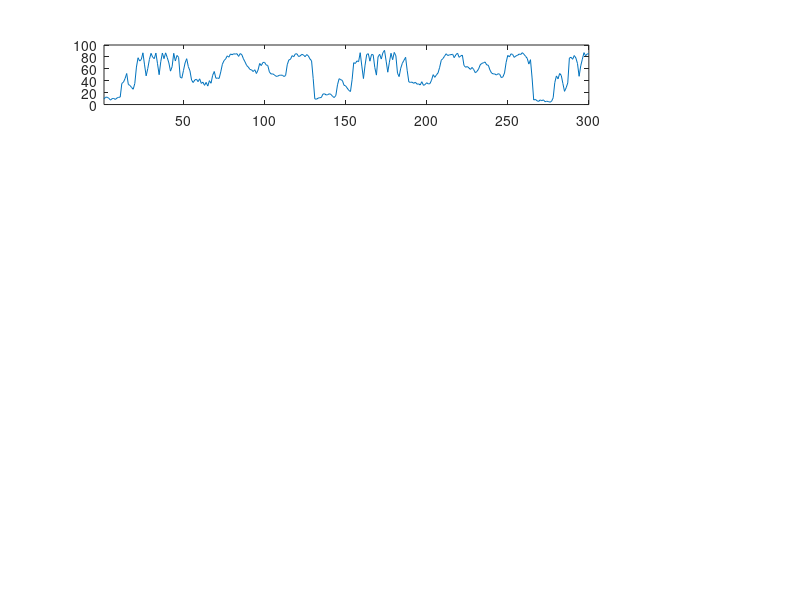

MATLAB code for this plot: (Note: this script raises an error after producing the figure.)
function [Clustering] = ClusteringML(TS, MM, MaxStep)
% creat and add
if (~exist('MaxStep','var')), MaxStep=100; end;
% d=load('Winding_data.txt');
% TS=d(:,1);
TS=load('Bird_MFCC.txt');
TS=[TS;TS;TS;TS;TS;TS;TS;TS];
TS=[TS;TS];
wL = int64(300);
%TS=TS(1:wL);
MM=[55:5:80];

TS = TS(:)';
%clc;
t_ref0 = cputime;
h = subplot(5,5,1:4);
W = double(wL);
rate=0;

%hold (h, 'on');

Mark = zeros(1,length(TS));
Cluster = [];
ClusterPath = {};
Cost_Add = [inf 0 0 0];
ActionList(1,:) = [0 0 0];

% Initial Motif variable
for k=1:length(MM)
    Motif(k,:) = [inf 0 0 MM(k)];
end

step=1;
s=1;

while ((s+W)<length(TS))
    e=s+W;
    NoMotif(1:length(MM)) = false;
    while (step<100) %% Fix at most 100 steps
        plot(h,(s:e-1),TS(s:e-1));
        xlim(h,[s,e-1]);
        disp(sprintf(' ===== Step %d ======',step));
        t_ref1 = cputime;
        
        disp(' -- Create New Cluster --');
        %%% Motif Discovery %%%
        m_index = 0;
        for k=1:length(MM)
            M=MM(k);
            if (k>1),
                if (NoMotif(k-1)==true),
                    NoMotif(k)=true;
                end
            end
            
            if ( NoMotif(k) == true)
                Cost_Create(k) = inf;
                fprintf('No more motif of length:%d\n',M);
            else
                if (Motif(k,1)==inf)
                    fprintf('Finding motif of length:%d .... ',M);
                    t_ref = cputime;
                    TTS=TS(s:e-1);
                    MMark=Mark(s:e);
                    motif = MK_Motif(TTS,M,MMark);
                    Motif(k,:) = [motif, M];
                    Motif(k,2)=Motif(k,2)+s-1;
                    Motif(k,3)=Motif(k,3)+s-1;
                    if (Motif(k,1)==inf)
                        NoMotif(k)=true;
                    end
                    fprintf('motif ED:%.2f @[%d, %d]   Finish in %.2f sec\n',motif(1,1),motif(1,2),motif(1,3),cputime-t_ref);
                else
                    disp(sprintf('Motif of length:%d  is ready.',M));
                end
                % To find this best pair, we treat one motif as a hypothesis and
                % see how well it encodes the other
                [Cost_Create(k)]= CostIfCreate(TS,Mark,Cluster,Motif(k,:));
                
            end
        end
        [cost_create m_index] = min(Cost_Create);
        
        
        disp(' -- Add to current Cluster --');
        Cost_Add(:,1) = inf;
        cost_add=inf;
        [Cost_Add] = CostIfAddML(TS,Mark,Cluster,Cost_Add,MM,s,e);
        % Cost_Add(:,2)=Cost_Add(:,2)+step;
        [cost_add a_index] = min(Cost_Add(:,1));
        
        
        disp(' -- Merge 2 Clusters --');
        cost_merge=inf;
        
        [cost_merge TmpCluster MergeInfo] = CostIfMergeML(TS,Mark,Cluster);
        
        
        min_cost = min([cost_create, cost_add, cost_merge]);
        
        if (min_cost == inf || min_cost>0),
            break;
        end
        
        if (cost_create == min_cost)
            M = MM(m_index);
            
            [Cluster Mark] = CreateNewCluster(TS,Mark,Cluster,Motif(m_index,:));
            ActionListML(step,:)=[1 Motif(m_index,2) Motif(m_index,3) M];
            disp(sprintf('Choost to Create Cluster    from Motif Len:%d, pos1:%d, pos2:%d',M,Motif(m_index,2),Motif(m_index,3)));
            
            Cluster(length(Cluster)).cost=cost_create;
            hold(h, 'on');
            plot(h,(Motif(1,2):Motif(1,2)+Motif(1,4)-1),TS(Motif(1,2):(Motif(1,2)+Motif(1,4)-1)),'r','LineWidth',2);
            plot(h,(Motif(1,3):Motif(1,3)+Motif(1,4)-1),TS(Motif(1,3):(Motif(1,3)+Motif(1,4)-1)),'r','LineWidth',2);
            
        elseif (cost_add == min_cost)
            pos = Cost_Add(a_index,2);
            cid = Cost_Add(a_index,3);
            M   = Cost_Add(a_index,4);
            [Cluster Mark] = AddToCluster(TS,Mark,Cluster,pos,cid,M);
            ActionListML(step,:)=[2 pos cid M];
            
            Cluster(cid).cost=cost_add;
            hold(h, 'on');
            plot(h,(pos:pos+M-1),TS(pos:pos+M-1),'r','LineWidth',2);
            
            disp('Choose to Add ');
        elseif (cost_merge == min_cost)
            Cluster = TmpCluster;
            cid1=MergeInfo(1);
            cid2=MergeInfo(2);
            M   =MergeInfo(3);
            
            ActionListML(step,:)=[3 cid1 cid2 M];
            disp('Choose to Merge 2 Clusters');
        end
        
        
        
        
        ActionListML(step,:)=[1 Motif(m_index,2) Motif(m_index,3) M];
        disp(sprintf('Choost to Create Cluster    from Motif Len:%d, pos1:%d, pos2:%d',M,Motif(m_index,2),Motif(m_index,3)));
        
        
        
        %%% Before starting next round - Remove motif
        % % Remove the motifs if the positions inside them are already used
        for k=1:length(MM)
            if (Motif(k,1)~=inf)
                a=Motif(k,2);
                b=Motif(k,3);
                M=Motif(k,4);
                %%%%%%%%%% Better to change here %%%%%%%%%%%%%%
                ChkM = [0, MM(MM<=M)-1];
                if (any(Mark(a+ChkM)==1) || any(Mark(b+ChkM)==1))
                    Motif(k,:) = [inf 0 0 0];      % in next round, do motif discovery again
                end
            end
        end
        % % Remove the added subsequence if some positions inside them are already used
        for ci=1:size(Cost_Add,1)
            if (Cost_Add(ci,1) ~= inf)
                a = Cost_Add(ci,2);
                M = Cost_Add(ci,4);
                ChkM = [0,  MM(MM<=M)-1];
                if (any(Mark(a+ChkM)==1))
                    Cost_Add(ci,:) = [inf 0 0 0];      % in next round, do find added cluster again
                end
            end
        end
        
        %   plot(h,(s:e-1),Mark(s:e-1)*(-500)-7000)
        %DisplayClusterA(TS,Cluster,1);
        %    DList(step)=min_cost;
        ClusterPath{end+1} = Cluster;
        
        disp(sprintf('.. Finish Step %d in %.2f sec',step,cputime-t_ref1));
        %         if (length(DList)>3)&&(DList(end-3) > 0),
        %             disp('Terminated because min_cost > 2');
        %             break;
        %         end;
        
        
        for clusloc=1:length(Cluster);
            h1 = subplot(5,5,clusloc+4);
            hold off;
            for j=1:size(Cluster(clusloc).elm,1)
                pos=Cluster(clusloc).elm(j,1);
                r=DNorm_Unif(TS(pos:pos+M-1));
                plot(h1,r,'b','LineWidth',2);
                hold on;
            end
            plot(h1,Cluster(clusloc).cenTS,'r','LineWidth',2);
            drawnow
            
            xlabel(h1,sprintf('CreCos:%5.2f',Cluster(clusloc).cost));
            
        end
        
        
        
        step = step+1;
        
        %         for sr=s:e-M
        %             if ~any(Mark(sr:sr+M))
        %                 s=sr;
        %                 break;
        %             end
        %         end
        
    end
    
    
    
    
    s=max(find(Mark==1));
    save;
end
Clustering.TS    = TS;
Clustering.MM    = MM;
Clustering.CPath = ClusterPath;
Clustering.AList = ActionListML;
Clustering.DList = DList;

end

%%
function d=ED(ts1,ts2)
d = sqrt(sum((ts1-ts2).^2));
end

%% Note: motif is a struct
function [cost_create]= CostIfCreate(TS,Mark,Cluster,motif)
if (motif(1,1)==inf),  cost_create=inf; return; end

clen = length(Cluster);
a = motif(1,2);
b = motif(1,3);
M = motif(1,4);
ts1 = DNorm_Unif(TS(a:a+M-1));
ts2 = DNorm_Unif(TS(b:b+M-1));
%%% BUG_ROUND
center = round((ts1+ts2)/2);

Mark(a:a+M-1)=1;
Mark(b:b+M-1)=1;

Xshf=0;
Cluster(clen+1).elm(1,:) = [a, M, Xshf];
Cluster(clen+1).elm(2,:) = [b, M, Xshf];
Cluster(clen+1).cenTS = center;
Cluster(clen+1).cenM = M;
Cluster(clen+1).minXs = 0;
Cluster(clen+1).maxXs = 0;
Cluster(clen+1).minM = M;
Cluster(clen+1).maxM = M;

%%% New MDL: Bits Save / length
diff1 = MDL(ts1-center);
diff2 = MDL(ts2-center);
MDL_OLD = (MDL(ts1)+MDL(ts2))/M;
MDL_NEW = (MDL(center)+ min(diff1,diff2))/M;  % ????
cost_create = MDL_NEW - MDL_OLD;
end


%%
function [Cluster Mark] = CreateNewCluster(TS,Mark,Cluster,motif)

clen = length(Cluster);
a = motif(1,2);
b = motif(1,3);
M = motif(1,4);
ts1 = DNorm_Unif(TS(a:a+M-1));
ts2 = DNorm_Unif(TS(b:b+M-1));
center = round((ts1+ts2)/2);

Xshf=0;
Cluster(clen+1).elm(1,:) = [a, M, Xshf];
Cluster(clen+1).elm(2,:) = [b, M, Xshf];
Cluster(clen+1).cenTS = center;
Cluster(clen+1).cenM = M;
Cluster(clen+1).minXs = 0;
Cluster(clen+1).maxXs = 0;
Cluster(clen+1).minM = M;
Cluster(clen+1).maxM = M;

if (any(Mark(a:a+M-1)) || any(Mark(b:b+M-1)))
    fprintf('Warning!! CreateNewCluster:: Mark twice!!\n');
    pause(1);
end

Mark(a:a+M-1)=1;
Mark(b:b+M-1)=1;
end



%%
function [Cost_Add] = CostIfAddML(TS,Mark,Cluster,Cost_Add,MM,s,e)
if (length(Cluster) < 1),
    Cost_Add = [inf 0 0 0];
    return;
end

for ci=1:length(Cluster)
    [Cost_Add(ci,:)] = FindAddedClusterML(TS,Mark,Cluster,ci,MM,s,e);
    cadd = Cost_Add(ci,:);
    fprintf('Add=> cid:%d, ts:%d, M=%d,  cost=%.2f\n',cadd(3),cadd(2),cadd(4),cadd(1));
end
end


%% Brute Force to find the next candidate to merge
function [cost_Add] = FindAddedClusterML(TS,Mark,Cluster,ci,MM,s,e)

cenTS = Cluster(ci).cenTS;
M = Cluster(ci).cenM;

bsf_ed = inf;
for p=s:e-M+1
    ChkM = [0,  MM(MM<=M)-1];
    if (any(Mark(p+ChkM)==1))
        continue;
    end
    
    
    ed = ED(cenTS,DNorm_Unif(TS(p:p+M-1)));
    if (bsf_ed > ed)
        bsf_ed  = ed;
        bsf_pos = p;
        bsf_cid = ci;
    end
end

if (bsf_ed==inf)
    cost_Add = [inf 0 0 0];
else
    %%% Old MDL: Bits Save / length
    MDL_OLD1 = MDL_Cluster_i(TS,Cluster(bsf_cid))/M;   %DLC(C)
    MDL_OLD2 = MDL(DNorm_Unif(TS(bsf_pos:bsf_pos+M-1)))/M;   %DL(A)
    MDL_OLD = MDL_OLD1 + MDL_OLD2;        % DL(Before)
    
    cen1 = Cluster(bsf_cid).cenTS;
    
    Cluster = AddToCluster(TS,Mark,Cluster,bsf_pos,bsf_cid,M);
    cen2 = Cluster(bsf_cid).cenTS;
    
    %%% New MDL: Bits Save / length
    MDL_NEW = MDL_Cluster_i(TS,Cluster(bsf_cid))/M;
    cost = MDL_NEW - MDL_OLD;
    cost_Add = [cost bsf_pos bsf_cid M];
end
end


%%
function [Cluster Mark] = AddToCluster(TS,Mark,Cluster,pos,cid,M)
Mark(pos:pos+M-1)=1;
Cluster(cid).elm(end+1,:) = [pos M 0];
n = size(Cluster(cid).elm,1);
old_cen = Cluster(cid).cenTS;
new_cen = round(( (n-1)*old_cen + DNorm_Unif(TS(pos:pos+M-1)) )/n);
Cluster(cid).cenTS = new_cen;
end


%%
function [cost Cluster MergeInfo] = CostIfMergeML(TS,Mark,Cluster)
if (length(Cluster) < 2), cost=inf; MergeInfo = [0 0 0]; return; end;
[Cluster MergeInfo cost] = Find2NearestClustersML(TS,Cluster);
fprintf('Best Merge=> c1:%d, c2:%d,  cost=%.2f\n',MergeInfo(1), MergeInfo(2), cost);
end


function [FCluster MergeInfo cost] = Find2NearestClustersML(TS,Cluster)
FCluster = Cluster;
MergeInfo = [0 0 0];
cost = inf;
bsf_mdl = inf;
for c1 = 1:length(Cluster)
    cen1 = Cluster(c1).cenTS;
    M1   = length(cen1);
    N1   = size(Cluster(c1).elm,1);
    bsf_ed = inf;
    for c2 = c1+1:length(Cluster)
        cen2 = Cluster(c2).cenTS;
        M2   = length(cen2);
        if (c1==c2), continue; end;
        N2   = size(Cluster(c2).elm,1);
        % Find best position of merging center using ED
        
        Mmax = M1+M2;
        for x = 1:Mmax-M2
            ts1 = [            cen1, zeros(1,M2+x-M1)];
            ts2 = [zeros(1,x), cen2, zeros(1,M1-M2-x)];
            %
            ts1_s = cen1(x+1:min(M1,M2+x));
            ts2_s = cen2(1:min(M1-x,M2));
            new_cen = (ts1_s*N1 + ts2_s*N2)/(N1+N2);
            
            Mc = length(new_cen);
            part1=[]; part2=[];
            if (M1>Mc),  part1 = cen1(1:x); end
            if (M1>M2+x),
                part2 = cen1(M2+x+1:M1);
            else
                part2 = cen2(M1-x+1:M2);
            end
            new_cen = [part1, new_cen, part2];
            
            ed = ED(ts1_s, ts2_s);
            Xshf1 = 0; Xshf2= x;
            [TmpCluster, cost_mdl] = Merge2Cluster(TS,Cluster,c1,c2,Xshf1,Xshf2,new_cen);
            if (bsf_mdl > cost_mdl)
                bsf_mdl = cost_mdl;
                FCluster = TmpCluster;
                MergeInfo = [c1 c2 length(new_cen)];
            end
        end
        
        for x = 1:Mmax-M1
            ts1 = [zeros(1,x), cen1, zeros(1,M2-M1-x)];
            ts2 = [             cen2, zeros(1,M1+x-M2)];
            
            ts1_s = cen1(1:min(M2-x,M1));
            ts2_s = cen2(x+1:min(M2,M1+x));
            new_cen = (ts1_s*N1 + ts2_s*N2)/(N1+N2);
            
            Mc = length(new_cen);
            part1=[]; part2=[];
            if (M2>Mc),  part1 = cen2(1:x); end
            if (M2>M1+x),
                part2 = cen2(M1+x+1:M2);
            else
                part2 = cen1(M2-x+1:M1);
            end
            new_cen = [part1, new_cen, part2];
            
            ed = ED(ts1_s, ts2_s);
            Xshf1 = x; Xshf2= 0;
            [TmpCluster, cost_mdl] = Merge2Cluster(TS,Cluster,c1,c2,Xshf1,Xshf2,new_cen);
            if (bsf_mdl > cost_mdl)
                bsf_mdl = cost_mdl;
                FCluster = TmpCluster;
                MergeInfo = [c1 c2 length(new_cen)];
            end
        end
    end
    
    
    if (bsf_ed == inf),  continue; end;
end

cost = bsf_mdl;
end

function [FCluster, cost_mdl] = Merge2Cluster(TS,Cluster,c1,c2,Xshf1,Xshf2,cen)
%%% Compute MDL
if (c1>c2),
    [FCluster, cost_mdl] = Merge2Cluster(TS,Cluster,c2,c1,Xshf2,Xshf1,cen);
    return;
end;

Clus1 = Cluster(c1);
Clus2 = Cluster(c2);
MDL_OLD1 = MDL_Cluster_i(TS,Clus1) / Clus1.maxM;
MDL_OLD2 = MDL_Cluster_i(TS,Clus2) / Clus2.maxM;
MDL_OLD  = MDL_OLD1 + MDL_OLD2;

Cluster(c1).elm = [ Clus1.elm(:,1:2), Clus1.elm(:,3)+Xshf1;  ...
    Clus2.elm(:,1:2), Clus2.elm(:,3)+Xshf2];
new_cen = cen;
Cluster(c1).cenTS = new_cen;
Cluster(c1).cenM  = length(new_cen);
Cluster(c1).minM  = min([Clus1.minM, Clus2.minM]);
Cluster(c1).maxM  = max([Clus1.maxM, Clus2.maxM]);
Cluster(c1).minXs = min(Cluster(c1).elm(:,3));
Cluster(c1).maxXs = max(Cluster(c1).elm(:,3));

Cluster(c2) = [];

% %%% New MDL: Bits Save / length
MDL_NEW = MDL_Cluster_i(TS,Cluster(c1)) / Cluster(c1).maxM;
cost_mdl = MDL_NEW - MDL_OLD;
FCluster = Cluster;
end

% %%%%%%%%%%%%%%%%%%%%%%%%%%%%%%%%%%%%%%%%%%%%%%%%%%%%%%%%%%%%%%
% %%%%%%%%%%%%%%%%%%%%%%%% MDL Stuffs  %%%%%%%%%%%%%%%%%%%%%%%%%
% %%%%%%%%%%%%%%%%%%%%%%%%%%%%%%%%%%%%%%%%%%%%%%%%%%%%%%%%%%%%%%
%%
function cost = MDL_Cluster_i(TS,clusi)
cost = 0;
cenTS = clusi.cenTS;
cenM  = clusi.cenM;


cost_diff = 0;
max_mdl_diff = -inf;

for j=1:size(clusi.elm,1) %%%% Careful Here %%%
    pos  = clusi.elm(j,1);
    M    = clusi.elm(j,2);
    Xshf = clusi.elm(j,3);
    
    ts = DNorm_Unif(TS(pos:pos+M-1));
    ts = [zeros(1,Xshf), ts, zeros(1,cenM-M-Xshf)];
    
    mdl_diff = MDL(ts-cenTS);
    max_mdl_diff = max(max_mdl_diff, mdl_diff);
    cost_diff = cost_diff + mdl_diff;
end
%cost_diff = cost_diff - max_mdl_diff;
%cost=MDL(cenTS)
% cost=cost_clus+cost_diff
% DLC(C)=DL(H)+z[DL(A|H)]-max(DL(A|H)
cost = MDL(cenTS) + cost_diff - max_mdl_diff;
end

%%
function cost = MDL(ts)
cost = bitcost_ent(ts);
end

function cost = bitcost_ent(ts)
ts = ts-min(ts)+1;
if (min(ts)==max(ts))
    ts(end) = -ts(end);
end
cost = ent(ts);
end

function cost = ent(ts)
min_val = min(ts);
max_val = max(ts);
f = histc(ts(:),min_val:max_val);
f = f(:)'/sum(f);
ent = -f.*log(f+0.000000000000000000001)./log(2);
cost = length(ts)* sum(ent);
end
